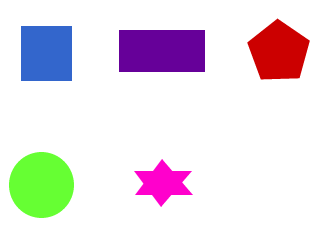
%> input picture matlab/data/shapes23.png, 315 x 250 px
$ octave lab02_mo_dong.m   (GNU Octave 9; MATLAB toolbox functions it lacks are replaced by stand-ins)
%> lines starting %> are read from the running program, lines starting %| are printed output that depends on the picture; in (x1, y1, x2, y2) boxes, pixels count from 0 and x2, y2 are one past the last pixel; in counts of white or black regions, pixels touching at a corner belong together; the program's own positions count from 1
%% LAB 2 - PHEP MO VA DONG
clear; close all; clc;
scriptDir=fileparts(mfilename('fullpath'));
I=imread(fullfile(scriptDir,'..','data','shapes23.png'));
%> I is the input picture: size 250x315x3 uint8; mean R, G, B 232.5, 224.9, 230.4
if ndims(I)==3, I=rgb2gray(I); end
%> after `I=rgb2gray(I)`:
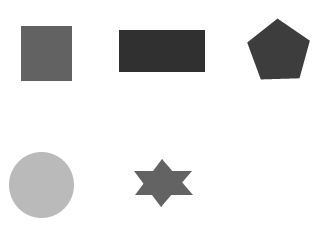
%> I: size 250x315 uint8; min 48, max 255, mean 227.8
BW=imbinarize(I); if mean(BW(:))>.5, BW=~BW; end
%> after `BW=imbinarize(I)`:
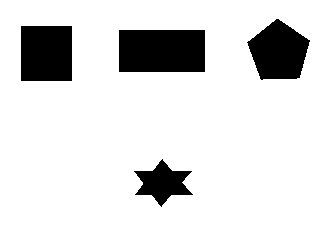
%> BW: size 250x315 logical; 86.8% white; 4 black regions, box (x1, y1, x2, y2) and area: (119, 30, 205, 72) 3612, (21, 26, 72, 81) 2805, (247, 19, 310, 80) 2624, (134, 159, 193, 207) 1393
se3=strel('disk',2,0); se7=strel('disk',4,0);
opened=imopen(BW,se3); closed=imclose(BW,se3);
%> after `opened=imopen(BW,se3)`: opened: size 250x315 logical; 13.2% white; 4 white regions, box (x1, y1, x2, y2) and area: (119, 30, 205, 72) 3600, (21, 26, 72, 81) 2793, (248, 19, 310, 80) 2616, (136, 160, 191, 206) 1367
figure('Name','Lab 2 - Opening and closing');
subplot(2,3,1); imshow(BW); title('Goc');
subplot(2,3,2); imshow(opened); title('Mo, disk r=2');
subplot(2,3,3); imshow(closed); title('Dong, disk r=2');
subplot(2,3,4); imshow(imopen(BW,se7)); title('Mo, disk r=4');
%> after `imshow(imopen(BW,se7))`:
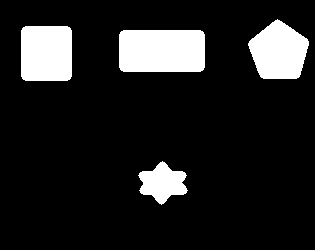
%> displayed picture: size 250x315 logical; 13% white; 4 white regions, box (x1, y1, x2, y2) and area: (119, 30, 205, 72) 3580, (21, 26, 72, 81) 2773, (248, 19, 309, 79) 2608, (138, 161, 188, 205) 1291
subplot(2,3,5); imshow(imclose(BW,se7)); title('Dong, disk r=4');
subplot(2,3,6); imshowpair(BW,opened,'montage'); title('Goc va sau phep mo');
%> after `imshowpair(BW,opened,'montage')`:
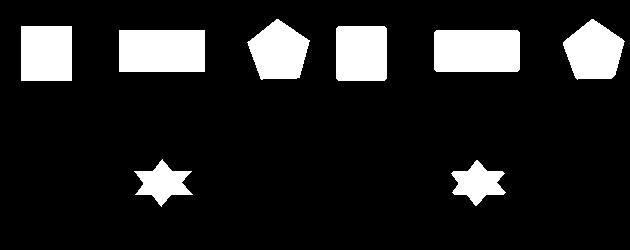
%> displayed picture: size 250x630, on the screen's scale of 0 to 255; 13.2% white; 8 white regions, largest, box (x1, y1, x2, y2) and area: (119, 30, 205, 72) 3612, (434, 30, 520, 72) 3600, (21, 26, 72, 81) 2805
% Thu thay doi ban kinh SE va nhan xet chi tiet nao bi mat/duoc noi lai.
